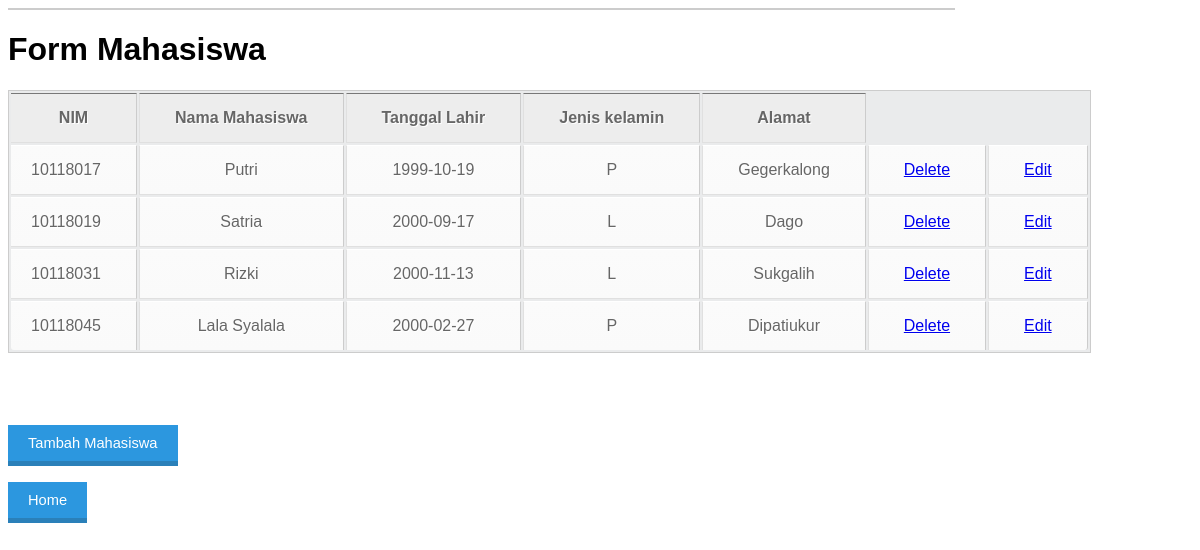
Screenshot of /tampilMahasiswa.php with the database file from the repository.
### tables this page shows
CREATE TABLE `mahasiswa` (
  `NIM` int(8) NOT NULL,
  `Nama_Mhs` varchar(25) NOT NULL,
  `Tgl_lahir` date NOT NULL,
  `Jenis_Klmn` enum('L','P') DEFAULT NULL,
  `Alamat` varchar(45) NOT NULL
);

### tampilMahasiswa.php (the view, shortened to what this page needs)
<?php
include 'koneksi.php';
?><title>Form Mahasiswa</title>
<link rel="stylesheet" type="text/css" href="style2.css">
    <table width='80%'>
<table border=1>
	<h1>Form Mahasiswa</h1>
	<tr>
		<th>NIM</th>
		<th>Nama Mahasiswa</th>
		<th>Tanggal Lahir</th>
		<th>Jenis kelamin</th>
		<th>Alamat</th>
	</tr>
	<?php
	$read = "SELECT * FROM `mahasiswa`";
	 $query = mysqli_query($db, $read);
	 while($row = mysqli_fetch_array($query)){
	 	$nim = $row['NIM'];
	 	$nama = $row['Nama_Mhs'];
	 	$tgl = $row['Tgl_lahir'];
	 	$jk = $row['Jenis_Klmn'];
	 	$alamat = $row['Alamat'];
    ?>
    <tr>
    	<td><?php print($nim);?></td>
    	<td><?php print($nama);?></td>
    	<td><?php print($tgl);?></td>
    	<td><?php print($jk);?></td>
    	<td><?php print($alamat);?></td>
    	<td><a href="deleteMahasiswa.php?NIM=<?php print($nim);?>">Delete</a></td>
    	<td><a href="editMahasiswa.php?NIM=<?php print($nim);?>">Edit</a></td>
    </tr>
    <?php
   	}
   	?>
</table><br>
<br>
<br>
<br>
<form action="forminputMahasiswa.php" method="POST">
<button class="tombol">Tambah Mahasiswa</button>
</form>
<form action="index.php" method="POST">
<button class="tombol">Home</button>
</form>

### style2.css (style rules this page uses)
h1 { font-family: sans-serif; }
table { font-family: Arial, Helvetica, sans-serif; color: #666; text-shadow: 1px 1px 0px #fff; background: #eaebec; border: #ccc 1px solid; }
table th { padding: 15px 35px; border-left:1px solid #e0e0e0; border-bottom: 1px solid #e0e0e0; background: #ededed; }
table th:first-child { border-left:none; }
table tr { text-align: center; padding-left: 20px; }
table td:first-child { text-align: left; padding-left: 20px; border-left: 0; }
table td { padding: 15px 35px; border-top: 1px solid #ffffff; border-bottom: 1px solid #e0e0e0; border-left: 1px solid #e0e0e0; background: #fafafa; background: -webkit-gradient(linear, left top, left bottom, from(#fbfbfb), to(#fafafa)); background: -moz-linear-gradient(top, #fbfbfb, #fafafa); }
table tr:last-child td { border-bottom: 0; }
table tr:last-child td:first-child { -moz-border-radius-bottomleft: 3px; -webkit-border-bottom-left-radius: 3px; border-bottom-left-radius: 3px; }
table tr:last-child td:last-child { -moz-border-radius-bottomright: 3px; -webkit-border-bottom-right-radius: 3px; border-bottom-right-radius: 3px; }
.tombol { background:#2C97DF; color:white; border-top:0; border-left:0; border-right:0; border-bottom:5px solid #2A80B9; padding:10px 20px; text-decoration:none; font-family:sans-serif; font-size:11pt; }

### rows the page displays
mahasiswa: NIM "10118017", Nama_Mhs "Putri", Tgl_lahir "1999-10-19", Jenis_Klmn "P", Alamat "Gegerkalong"
mahasiswa: NIM "10118019", Nama_Mhs "Satria", Tgl_lahir "2000-09-17", Jenis_Klmn "L", Alamat "Dago"
mahasiswa: NIM "10118031", Nama_Mhs "Rizki", Tgl_lahir "2000-11-13", Jenis_Klmn "L", Alamat "Sukgalih"
mahasiswa: NIM "10118045", Nama_Mhs "Lala Syalala", Tgl_lahir "2000-02-27", Jenis_Klmn "P", Alamat "Dipatiukur"
